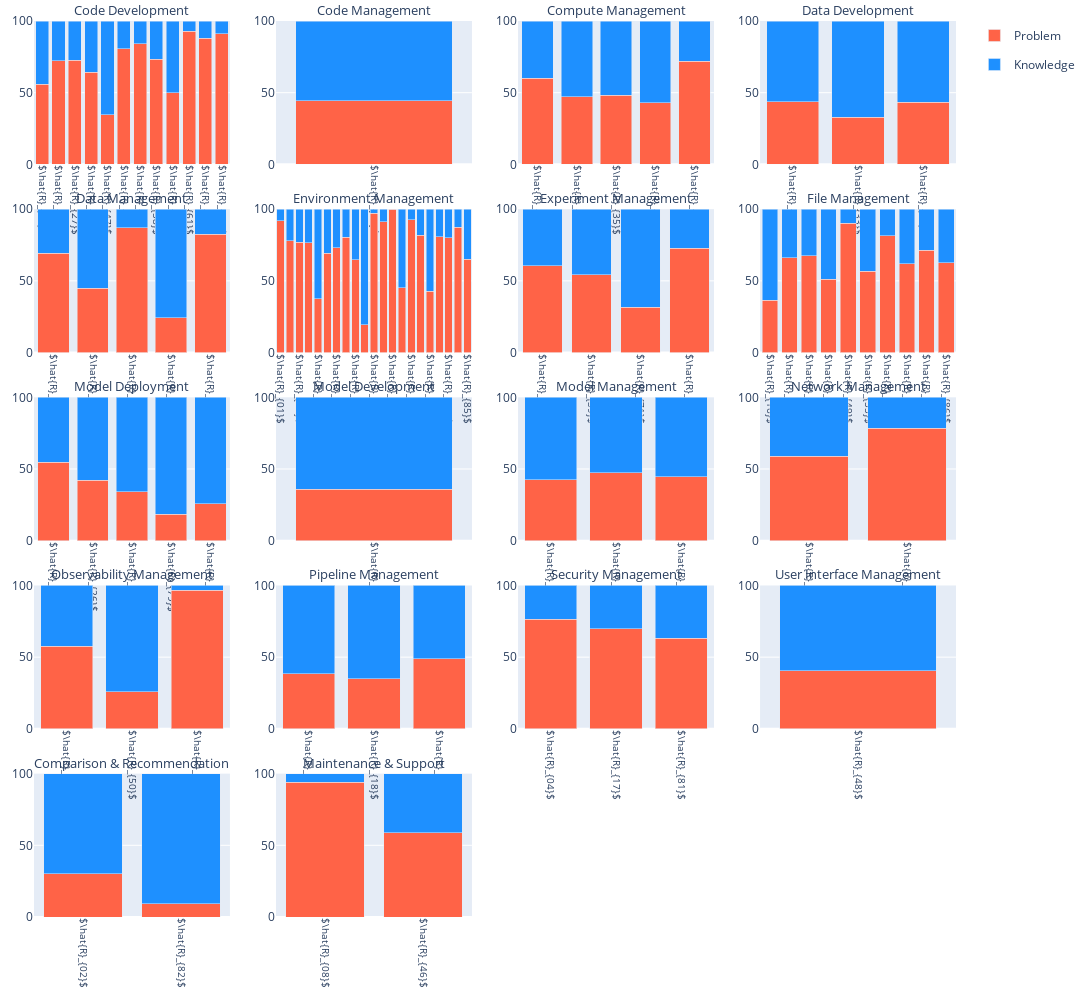

Notebook code for this chart:
### Code cell
df = pd.read_json(os.path.join(path_rq4, 'macro-topics.json'))

rows = 5
cols = 4
fig = make_subplots(rows=rows, cols=cols, horizontal_spacing=0.05, vertical_spacing=0.05, subplot_titles=[macro_topic_indexing[i] for i in sorted(df['Solution_summary_topic_macro'].unique())])

for macro_name, macro_group in df.groupby('Solution_summary_topic_macro', sort=True):
    categories = []
    frequency_p = []
    frequency_k = [] 
    
    for name, group in macro_group.groupby('Solution_summary_topic'):
        name = r'$\hat{R}_{0' + str(name+1) + '}$' if name < 9 else r'$\hat{R}_{' + str(name+1) + '}$'
        categories.append(name)
        frequency_p.append(len(group[group['Challenge_type'] == 'problem'])/len(group)*100)
        frequency_k.append(len(group[group['Challenge_type'] == 'knowledge'])/len(group)*100)
    
    row = macro_name // cols + 1
    col = macro_name % cols + 1
    show_legend = True if macro_name == 0 else False
    
    fig.add_trace(go.Bar(
        name='Problem', 
        x=categories, 
        y=frequency_p, 
        legendgroup='Problem', 
        marker_color=color_map['Problem'],
        showlegend=show_legend
    ), row=row, col=col)
    fig.add_trace(go.Bar(
        name='Knowledge', 
        x=categories, 
        y=frequency_k, 
        legendgroup='Knowledge', 
        marker_color=color_map['Knowledge'],
        showlegend=show_legend
    ), row=row, col=col)
    fig.update_xaxes(
        tickangle=90, 
        tickfont=dict(size=10), 
        row=row, 
        col=col
    )

fig.update_yaxes(range=[0, 100])
fig.update_layout(
    barmode='stack',
    width=1200, 
    height=1000,
    margin=go.layout.Margin(
        l=20,  # left margin
        r=20,  # right margin
        b=20,  # bottom margin
        t=20,  # top margin
    )
)
fig.update_annotations(dict(font_size=13))
fig.show()
# fig.write_image(os.path.join(path_rq4, 'Macro-topics group frequency histogram.pdf'))

### Figure 1 — Plotly figure (JSON) as saved in the notebook; plotly's stock layout.template omitted (floating-point values rounded to 4 significant figures)
{"data": [{"legendgroup": "Problem", "marker": {"color": "tomato"}, "name": "Problem", "showlegend": true, "type": "bar", "x": ["$\\hat{R}_{12}$", "$\\hat{R}_{13}$", "$\\hat{R}_{27}$", "$\\hat{R}_{28}$", "$\\hat{R}_{47}$", "$\\hat{R}_{56}$", "$\\hat{R}_{57}$", "$\\hat{R}_{58}$", "$\\hat{R}_{59}$", "$\\hat{R}_{61}$", "$\\hat{R}_{63}$", "$\\hat{R}_{84}$"], "xaxis": "x", "y": [55.96, 72.15, 72.73, 64.15, 34.55, 80.56, 84.21, 73.33, 50, 92.86, 87.88, 91.18], "yaxis": "y"}, {"legendgroup": "Knowledge", "marker": {"color": "dodgerblue"}, "name": "Knowledge", "showlegend": true, "type": "bar", "x": ["$\\hat{R}_{12}$", "$\\hat{R}_{13}$", "$\\hat{R}_{27}$", "$\\hat{R}_{28}$", "$\\hat{R}_{47}$", "$\\hat{R}_{56}$", "$\\hat{R}_{57}$", "$\\hat{R}_{58}$", "$\\hat{R}_{59}$", "$\\hat{R}_{61}$", "$\\hat{R}_{63}$", "$\\hat{R}_{84}$"], "xaxis": "x", "y": [44.04, 27.85, 27.27, 35.85, 65.45, 19.44, 15.79, 26.67, 50, 7.143, 12.12, 8.824], "yaxis": "y"}, {"legendgroup": "Problem", "marker": {"color": "tomato"}, "name": "Problem", "showlegend": false, "type": "bar", "x": ["$\\hat{R}_{43}$"], "xaxis": "x2", "y": [44.44], "yaxis": "y2"}, {"legendgroup": "Knowledge", "marker": {"color": "dodgerblue"}, "name": "Knowledge", "showlegend": false, "type": "bar", "x": ["$\\hat{R}_{43}$"], "xaxis": "x2", "y": [55.56], "yaxis": "y2"}, {"legendgroup": "Problem", "marker": {"color": "tomato"}, "name": "Problem", "showlegend": false, "type": "bar", "x": ["$\\hat{R}_{19}$", "$\\hat{R}_{30}$", "$\\hat{R}_{35}$", "$\\hat{R}_{53}$", "$\\hat{R}_{60}$"], "xaxis": "x3", "y": [60, 47.17, 48.08, 42.86, 71.88], "yaxis": "y3"}, {"legendgroup": "Knowledge", "marker": {"color": "dodgerblue"}, "name": "Knowledge", "showlegend": false, "type": "bar", "x": ["$\\hat{R}_{19}$", "$\\hat{R}_{30}$", "$\\hat{R}_{35}$", "$\\hat{R}_{53}$", "$\\hat{R}_{60}$"], "xaxis": "x3", "y": [40, 52.83, 51.92, 57.14, 28.12], "yaxis": "y3"}, {"legendgroup": "Problem", "marker": {"color": "tomato"}, "name": "Problem", "showlegend": false, "type": "bar", "x": ["$\\hat{R}_{31}$", "$\\hat{R}_{33}$", "$\\hat{R}_{54}$"], "xaxis": "x4", "y": [43.55, 32.84, 43.24], "yaxis": "y4"}, {"legendgroup": "Knowledge", "marker": {"color": "dodgerblue"}, "name": "Knowledge", "showlegend": false, "type": "bar", "x": ["$\\hat{R}_{31}$", "$\\hat{R}_{33}$", "$\\hat{R}_{54}$"], "xaxis": "x4", "y": [56.45, 67.16, 56.76], "yaxis": "y4"}, {"legendgroup": "Problem", "marker": {"color": "tomato"}, "name": "Problem", "showlegend": false, "type": "bar", "x": ["$\\hat{R}_{40}$", "$\\hat{R}_{42}$", "$\\hat{R}_{70}$", "$\\hat{R}_{75}$", "$\\hat{R}_{77}$"], "xaxis": "x5", "y": [69.35, 45, 87.18, 24.24, 82.61], "yaxis": "y5"}, {"legendgroup": "Knowledge", "marker": {"color": "dodgerblue"}, "name": "Knowledge", "showlegend": false, "type": "bar", "x": ["$\\hat{R}_{40}$", "$\\hat{R}_{42}$", "$\\hat{R}_{70}$", "$\\hat{R}_{75}$", "$\\hat{R}_{77}$"], "xaxis": "x5", "y": [30.65, 55.0, 12.82, 75.76, 17.39], "yaxis": "y5"}, {"legendgroup": "Problem", "marker": {"color": "tomato"}, "name": "Problem", "showlegend": false, "type": "bar", "x": ["$\\hat{R}_{01}$", "$\\hat{R}_{05}$", "$\\hat{R}_{07}$", "$\\hat{R}_{15}$", "$\\hat{R}_{21}$", "$\\hat{R}_{22}$", "$\\hat{R}_{23}$", "$\\hat{R}_{25}$", "$\\hat{R}_{34}$", "$\\hat{R}_{37}$", "$\\hat{R}_{41}$", "$\\hat{R}_{44}$", "$\\hat{R}_{62}$", "$\\hat{R}_{66}$", "$\\hat{R}_{67}$", "$\\hat{R}_{69}$", "$\\hat{R}_{72}$", "$\\hat{R}_{73}$", "$\\hat{R}_{76}$", "$\\hat{R}_{78}$", "$\\hat{R}_{85}$"], "xaxis": "x6", "y": [92.05, 78.12, 77.01, 76.56, 37.5, 69.39, 73.02, 80.39, 64.58, 19.51, 97.22, 91.18, 100, 45.16, 92.59, 81.82, 42.86, 80.77, 80, 87.5, 65], "yaxis": "y6"}, {"legendgroup": "Knowledge", "marker": {"color": "dodgerblue"}, "name": "Knowledge", "showlegend": false, "type": "bar", "x": ["$\\hat{R}_{01}$", "$\\hat{R}_{05}$", "$\\hat{R}_{07}$", "$\\hat{R}_{15}$", "$\\hat{R}_{21}$", "$\\hat{R}_{22}$", "$\\hat{R}_{23}$", "$\\hat{R}_{25}$", "$\\hat{R}_{34}$", "$\\hat{R}_{37}$", "$\\hat{R}_{41}$", "$\\hat{R}_{44}$", "$\\hat{R}_{62}$", "$\\hat{R}_{66}$", "$\\hat{R}_{67}$", "$\\hat{R}_{69}$", "$\\hat{R}_{72}$", "$\\hat{R}_{73}$", "$\\hat{R}_{76}$", "$\\hat{R}_{78}$", "$\\hat{R}_{85}$"], "xaxis": "x6", "y": [7.955, 21.88, 22.99, 23.44, 62.5, 30.61, 26.98, 19.61, 35.42, 80.49, 2.778, 8.824, 0, 54.84, 7.407, 18.18, 57.14, 19.23, 20, 12.5, 35], "yaxis": "y6"}, {"legendgroup": "Problem", "marker": {"color": "tomato"}, "name": "Problem", "showlegend": false, "type": "bar", "x": ["$\\hat{R}_{11}$", "$\\hat{R}_{39}$", "$\\hat{R}_{71}$", "$\\hat{R}_{83}$"], "xaxis": "x7", "y": [60.49, 54.17, 31.43, 72.73], "yaxis": "y7"}, {"legendgroup": "Knowledge", "marker": {"color": "dodgerblue"}, "name": "Knowledge", "showlegend": false, "type": "bar", "x": ["$\\hat{R}_{11}$", "$\\hat{R}_{39}$", "$\\hat{R}_{71}$", "$\\hat{R}_{83}$"], "xaxis": "x7", "y": [39.51, 45.83, 68.57, 27.27], "yaxis": "y7"}, {"legendgroup": "Problem", "marker": {"color": "tomato"}, "name": "Problem", "showlegend": false, "type": "bar", "x": ["$\\hat{R}_{16}$", "$\\hat{R}_{20}$", "$\\hat{R}_{29}$", "$\\hat{R}_{36}$", "$\\hat{R}_{49}$", "$\\hat{R}_{55}$", "$\\hat{R}_{64}$", "$\\hat{R}_{65}$", "$\\hat{R}_{68}$", "$\\hat{R}_{86}$"], "xaxis": "x8", "y": [36.36, 66.23, 67.35, 51.06, 90.24, 56.76, 81.58, 62.07, 71.43, 62.5], "yaxis": "y8"}, {"legendgroup": "Knowledge", "marker": {"color": "dodgerblue"}, "name": "Knowledge", "showlegend": false, "type": "bar", "x": ["$\\hat{R}_{16}$", "$\\hat{R}_{20}$", "$\\hat{R}_{29}$", "$\\hat{R}_{36}$", "$\\hat{R}_{49}$", "$\\hat{R}_{55}$", "$\\hat{R}_{64}$", "$\\hat{R}_{65}$", "$\\hat{R}_{68}$", "$\\hat{R}_{86}$"], "xaxis": "x8", "y": [63.64, 33.77, 32.65, 48.94, 9.756, 43.24, 18.42, 37.93, 28.57, 37.5], "yaxis": "y8"}, {"legendgroup": "Problem", "marker": {"color": "tomato"}, "name": "Problem", "showlegend": false, "type": "bar", "x": ["$\\hat{R}_{24}$", "$\\hat{R}_{26}$", "$\\hat{R}_{38}$", "$\\hat{R}_{79}$", "$\\hat{R}_{80}$"], "xaxis": "x9", "y": [54.72, 42, 34.04, 18.37, 25.93], "yaxis": "y9"}, {"legendgroup": "Knowledge", "marker": {"color": "dodgerblue"}, "name": "Knowledge", "showlegend": false, "type": "bar", "x": ["$\\hat{R}_{24}$", "$\\hat{R}_{26}$", "$\\hat{R}_{38}$", "$\\hat{R}_{79}$", "$\\hat{R}_{80}$"], "xaxis": "x9", "y": [45.28, 58.0, 65.96, 81.63, 74.07], "yaxis": "y9"}, {"legendgroup": "Problem", "marker": {"color": "tomato"}, "name": "Problem", "showlegend": false, "type": "bar", "x": ["$\\hat{R}_{03}$"], "xaxis": "x10", "y": [35.79], "yaxis": "y10"}, {"legendgroup": "Knowledge", "marker": {"color": "dodgerblue"}, "name": "Knowledge", "showlegend": false, "type": "bar", "x": ["$\\hat{R}_{03}$"], "xaxis": "x10", "y": [64.21], "yaxis": "y10"}, {"legendgroup": "Problem", "marker": {"color": "tomato"}, "name": "Problem", "showlegend": false, "type": "bar", "x": ["$\\hat{R}_{10}$", "$\\hat{R}_{32}$", "$\\hat{R}_{52}$"], "xaxis": "x11", "y": [42.57, 47.37, 44.44], "yaxis": "y11"}, {"legendgroup": "Knowledge", "marker": {"color": "dodgerblue"}, "name": "Knowledge", "showlegend": false, "type": "bar", "x": ["$\\hat{R}_{10}$", "$\\hat{R}_{32}$", "$\\hat{R}_{52}$"], "xaxis": "x11", "y": [57.43, 52.63, 55.56], "yaxis": "y11"}, {"legendgroup": "Problem", "marker": {"color": "tomato"}, "name": "Problem", "showlegend": false, "type": "bar", "x": ["$\\hat{R}_{09}$", "$\\hat{R}_{51}$"], "xaxis": "x12", "y": [58.95, 78.38], "yaxis": "y12"}, {"legendgroup": "Knowledge", "marker": {"color": "dodgerblue"}, "name": "Knowledge", "showlegend": false, "type": "bar", "x": ["$\\hat{R}_{09}$", "$\\hat{R}_{51}$"], "xaxis": "x12", "y": [41.05, 21.62], "yaxis": "y12"}, {"legendgroup": "Problem", "marker": {"color": "tomato"}, "name": "Problem", "showlegend": false, "type": "bar", "x": ["$\\hat{R}_{06}$", "$\\hat{R}_{50}$", "$\\hat{R}_{74}$"], "xaxis": "x13", "y": [57.78, 25.71, 96.55], "yaxis": "y13"}, {"legendgroup": "Knowledge", "marker": {"color": "dodgerblue"}, "name": "Knowledge", "showlegend": false, "type": "bar", "x": ["$\\hat{R}_{06}$", "$\\hat{R}_{50}$", "$\\hat{R}_{74}$"], "xaxis": "x13", "y": [42.22, 74.29, 3.448], "yaxis": "y13"}, {"legendgroup": "Problem", "marker": {"color": "tomato"}, "name": "Problem", "showlegend": false, "type": "bar", "x": ["$\\hat{R}_{14}$", "$\\hat{R}_{18}$", "$\\hat{R}_{45}$"], "xaxis": "x14", "y": [38.46, 34.92, 48.84], "yaxis": "y14"}, {"legendgroup": "Knowledge", "marker": {"color": "dodgerblue"}, "name": "Knowledge", "showlegend": false, "type": "bar", "x": ["$\\hat{R}_{14}$", "$\\hat{R}_{18}$", "$\\hat{R}_{45}$"], "xaxis": "x14", "y": [61.54, 65.08, 51.16], "yaxis": "y14"}, {"legendgroup": "Problem", "marker": {"color": "tomato"}, "name": "Problem", "showlegend": false, "type": "bar", "x": ["$\\hat{R}_{04}$", "$\\hat{R}_{17}$", "$\\hat{R}_{81}$"], "xaxis": "x15", "y": [76.47, 69.86, 63.33], "yaxis": "y15"}, {"legendgroup": "Knowledge", "marker": {"color": "dodgerblue"}, "name": "Knowledge", "showlegend": false, "type": "bar", "x": ["$\\hat{R}_{04}$", "$\\hat{R}_{17}$", "$\\hat{R}_{81}$"], "xaxis": "x15", "y": [23.53, 30.14, 36.67], "yaxis": "y15"}, {"legendgroup": "Problem", "marker": {"color": "tomato"}, "name": "Problem", "showlegend": false, "type": "bar", "x": ["$\\hat{R}_{48}$"], "xaxis": "x16", "y": [40.43], "yaxis": "y16"}, {"legendgroup": "Knowledge", "marker": {"color": "dodgerblue"}, "name": "Knowledge", "showlegend": false, "type": "bar", "x": ["$\\hat{R}_{48}$"], "xaxis": "x16", "y": [59.57], "yaxis": "y16"}, {"legendgroup": "Problem", "marker": {"color": "tomato"}, "name": "Problem", "showlegend": false, "type": "bar", "x": ["$\\hat{R}_{02}$", "$\\hat{R}_{82}$"], "xaxis": "x17", "y": [30.34, 9.091], "yaxis": "y17"}, {"legendgroup": "Knowledge", "marker": {"color": "dodgerblue"}, "name": "Knowledge", "showlegend": false, "type": "bar", "x": ["$\\hat{R}_{02}$", "$\\hat{R}_{82}$"], "xaxis": "x17", "y": [69.66, 90.91], "yaxis": "y17"}, {"legendgroup": "Problem", "marker": {"color": "tomato"}, "name": "Problem", "showlegend": false, "type": "bar", "x": ["$\\hat{R}_{08}$", "$\\hat{R}_{46}$"], "xaxis": "x18", "y": [93.83, 58.73], "yaxis": "y18"}, {"legendgroup": "Knowledge", "marker": {"color": "dodgerblue"}, "name": "Knowledge", "showlegend": false, "type": "bar", "x": ["$\\hat{R}_{08}$", "$\\hat{R}_{46}$"], "xaxis": "x18", "y": [6.173, 41.27], "yaxis": "y18"}], "layout": {"annotations": [{"font": {"size": 13}, "showarrow": false, "text": "Code Development", "x": 0.1062, "xanchor": "center", "xref": "paper", "y": 1, "yanchor": "bottom", "yref": "paper"}, {"font": {"size": 13}, "showarrow": false, "text": "Code Management", "x": 0.3688, "xanchor": "center", "xref": "paper", "y": 1, "yanchor": "bottom", "yref": "paper"}, {"font": {"size": 13}, "showarrow": false, "text": "Compute Management", "x": 0.6313, "xanchor": "center", "xref": "paper", "y": 1, "yanchor": "bottom", "yref": "paper"}, {"font": {"size": 13}, "showarrow": false, "text": "Data Development", "x": 0.8938, "xanchor": "center", "xref": "paper", "y": 1, "yanchor": "bottom", "yref": "paper"}, {"font": {"size": 13}, "showarrow": false, "text": "Data Management", "x": 0.1062, "xanchor": "center", "xref": "paper", "y": 0.79, "yanchor": "bottom", "yref": "paper"}, {"font": {"size": 13}, "showarrow": false, "text": "Environment Management", "x": 0.3688, "xanchor": "center", "xref": "paper", "y": 0.79, "yanchor": "bottom", "yref": "paper"}, {"font": {"size": 13}, "showarrow": false, "text": "Experiment Management", "x": 0.6313, "xanchor": "center", "xref": "paper", "y": 0.79, "yanchor": "bottom", "yref": "paper"}, {"font": {"size": 13}, "showarrow": false, "text": "File Management", "x": 0.8938, "xanchor": "center", "xref": "paper", "y": 0.79, "yanchor": "bottom", "yref": "paper"}, {"font": {"size": 13}, "showarrow": false, "text": "Model Deployment", "x": 0.1062, "xanchor": "center", "xref": "paper", "y": 0.58, "yanchor": "bottom", "yref": "paper"}, {"font": {"size": 13}, "showarrow": false, "text": "Model Development", "x": 0.3688, "xanchor": "center", "xref": "paper", "y": 0.58, "yanchor": "bottom", "yref": "paper"}, {"font": {"size": 13}, "showarrow": false, "text": "Model Management", "x": 0.6313, "xanchor": "center", "xref": "paper", "y": 0.58, "yanchor": "bottom", "yref": "paper"}, {"font": {"size": 13}, "showarrow": false, "text": "Network Management", "x": 0.8938, "xanchor": "center", "xref": "paper", "y": 0.58, "yanchor": "bottom", "yref": "paper"}, {"font": {"size": 13}, "showarrow": false, "text": "Observability Management", "x": 0.1062, "xanchor": "center", "xref": "paper", "y": 0.37, "yanchor": "bottom", "yref": "paper"}, {"font": {"size": 13}, "showarrow": false, "text": "Pipeline Management", "x": 0.3688, "xanchor": "center", "xref": "paper", "y": 0.37, "yanchor": "bottom", "yref": "paper"}, {"font": {"size": 13}, "showarrow": false, "text": "Security Management", "x": 0.6313, "xanchor": "center", "xref": "paper", "y": 0.37, "yanchor": "bottom", "yref": "paper"}, {"font": {"size": 13}, "showarrow": false, "text": "User Interface Management", "x": 0.8938, "xanchor": "center", "xref": "paper", "y": 0.37, "yanchor": "bottom", "yref": "paper"}, {"font": {"size": 13}, "showarrow": false, "text": "Comparison & Recommendation", "x": 0.1062, "xanchor": "center", "xref": "paper", "y": 0.16, "yanchor": "bottom", "yref": "paper"}, {"font": {"size": 13}, "showarrow": false, "text": "Maintenance & Support", "x": 0.3688, "xanchor": "center", "xref": "paper", "y": 0.16, "yanchor": "bottom", "yref": "paper"}], "barmode": "stack", "height": 1000, "margin": {"b": 20, "l": 20, "r": 20, "t": 20}, "width": 1200, "xaxis": {"anchor": "y", "domain": [0, 0.2125], "tickangle": 90, "tickfont": {"size": 10}}, "xaxis10": {"anchor": "y10", "domain": [0.2625, 0.475], "tickangle": 90, "tickfont": {"size": 10}}, "xaxis11": {"anchor": "y11", "domain": [0.525, 0.7375], "tickangle": 90, "tickfont": {"size": 10}}, "xaxis12": {"anchor": "y12", "domain": [0.7875, 1], "tickangle": 90, "tickfont": {"size": 10}}, "xaxis13": {"anchor": "y13", "domain": [0, 0.2125], "tickangle": 90, "tickfont": {"size": 10}}, "xaxis14": {"anchor": "y14", "domain": [0.2625, 0.475], "tickangle": 90, "tickfont": {"size": 10}}, "xaxis15": {"anchor": "y15", "domain": [0.525, 0.7375], "tickangle": 90, "tickfont": {"size": 10}}, "xaxis16": {"anchor": "y16", "domain": [0.7875, 1], "tickangle": 90, "tickfont": {"size": 10}}, "xaxis17": {"anchor": "y17", "domain": [0, 0.2125], "tickangle": 90, "tickfont": {"size": 10}}, "xaxis18": {"anchor": "y18", "domain": [0.2625, 0.475], "tickangle": 90, "tickfont": {"size": 10}}, "xaxis19": {"anchor": "y19", "domain": [0.525, 0.7375]}, "xaxis2": {"anchor": "y2", "domain": [0.2625, 0.475], "tickangle": 90, "tickfont": {"size": 10}}, "xaxis20": {"anchor": "y20", "domain": [0.7875, 1]}, "xaxis3": {"anchor": "y3", "domain": [0.525, 0.7375], "tickangle": 90, "tickfont": {"size": 10}}, "xaxis4": {"anchor": "y4", "domain": [0.7875, 1], "tickangle": 90, "tickfont": {"size": 10}}, "xaxis5": {"anchor": "y5", "domain": [0, 0.2125], "tickangle": 90, "tickfont": {"size": 10}}, "xaxis6": {"anchor": "y6", "domain": [0.2625, 0.475], "tickangle": 90, "tickfont": {"size": 10}}, "xaxis7": {"anchor": "y7", "domain": [0.525, 0.7375], "tickangle": 90, "tickfont": {"size": 10}}, "xaxis8": {"anchor": "y8", "domain": [0.7875, 1], "tickangle": 90, "tickfont": {"size": 10}}, "xaxis9": {"anchor": "y9", "domain": [0, 0.2125], "tickangle": 90, "tickfont": {"size": 10}}, "yaxis": {"anchor": "x", "domain": [0.84, 1], "range": [0, 100]}, "yaxis10": {"anchor": "x10", "domain": [0.42, 0.58], "range": [0, 100]}, "yaxis11": {"anchor": "x11", "domain": [0.42, 0.58], "range": [0, 100]}, "yaxis12": {"anchor": "x12", "domain": [0.42, 0.58], "range": [0, 100]}, "yaxis13": {"anchor": "x13", "domain": [0.21, 0.37], "range": [0, 100]}, "yaxis14": {"anchor": "x14", "domain": [0.21, 0.37], "range": [0, 100]}, "yaxis15": {"anchor": "x15", "domain": [0.21, 0.37], "range": [0, 100]}, "yaxis16": {"anchor": "x16", "domain": [0.21, 0.37], "range": [0, 100]}, "yaxis17": {"anchor": "x17", "domain": [0, 0.16], "range": [0, 100]}, "yaxis18": {"anchor": "x18", "domain": [0, 0.16], "range": [0, 100]}, "yaxis19": {"anchor": "x19", "domain": [0, 0.16], "range": [0, 100]}, "yaxis2": {"anchor": "x2", "domain": [0.84, 1], "range": [0, 100]}, "yaxis20": {"anchor": "x20", "domain": [0, 0.16], "range": [0, 100]}, "yaxis3": {"anchor": "x3", "domain": [0.84, 1], "range": [0, 100]}, "yaxis4": {"anchor": "x4", "domain": [0.84, 1], "range": [0, 100]}, "yaxis5": {"anchor": "x5", "domain": [0.63, 0.79], "range": [0, 100]}, "yaxis6": {"anchor": "x6", "domain": [0.63, 0.79], "range": [0, 100]}, "yaxis7": {"anchor": "x7", "domain": [0.63, 0.79], "range": [0, 100]}, "yaxis8": {"anchor": "x8", "domain": [0.63, 0.79], "range": [0, 100]}, "yaxis9": {"anchor": "x9", "domain": [0.42, 0.58], "range": [0, 100]}}}
